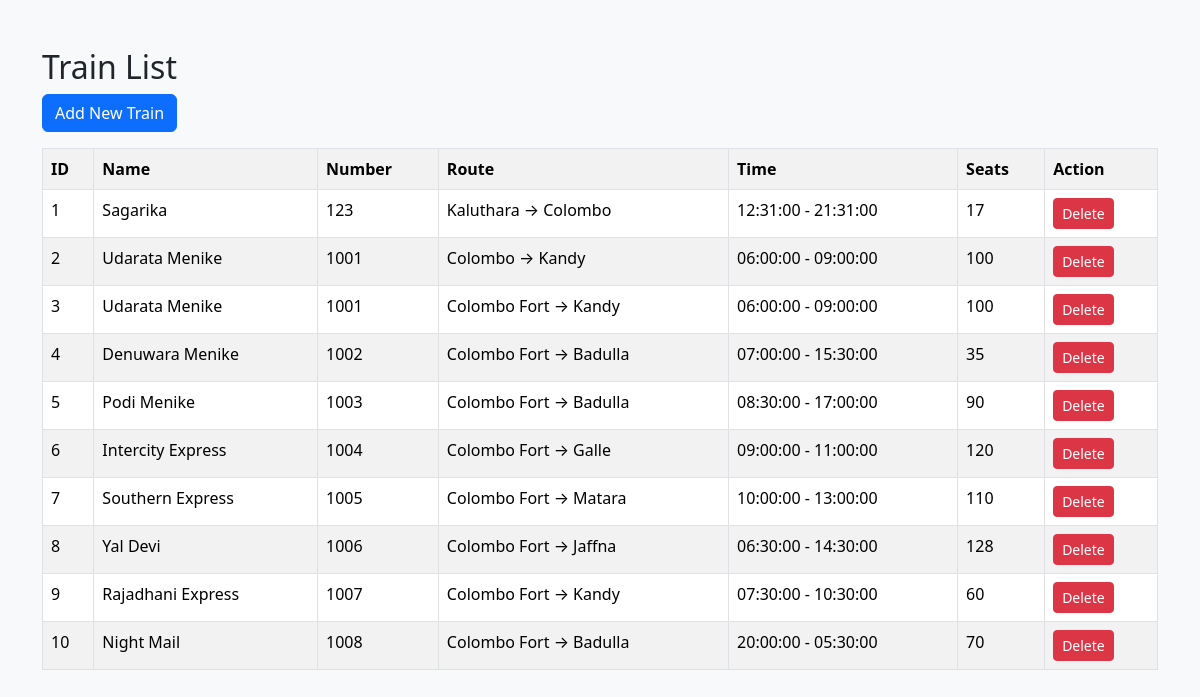
/view_trains.php, run on the app's committed database.
### tables this page shows
CREATE TABLE `trains` (
  `id` int(11) NOT NULL,
  `train_name` varchar(100) DEFAULT NULL,
  `train_number` varchar(20) DEFAULT NULL,
  `source_station` varchar(100) DEFAULT NULL,
  `destination_station` varchar(100) DEFAULT NULL,
  `departure_time` time DEFAULT NULL,
  `arrival_time` time DEFAULT NULL,
  `available_seats` int(11) DEFAULT NULL
);

### view_trains.php (the view, shortened to what this page needs)
<?php
include("db.php");
$result = mysqli_query($conn,"SELECT * FROM trains");
?>
<!DOCTYPE html>
<html>
<head>
<link href="https://cdn.jsdelivr.net/npm/bootstrap@5.3.3/dist/css/bootstrap.min.css" rel="stylesheet">
</head>
<body class="bg-light">
<div class="container mt-5">
<h2>Train List</h2>
<a href="add_train.php" class="btn btn-primary mb-3">Add New Train</a>
<table class="table table-bordered table-striped">
<tr>
<th>ID</th>
<th>Name</th>
<th>Number</th>
<th>Route</th>
<th>Time</th>
<th>Seats</th>
<th>Action</th>
</tr>
<?php while($row=mysqli_fetch_assoc($result)) { ?>
<tr>
<td><?= $row['id'] ?></td>
<td><?= $row['train_name'] ?></td>
<td><?= $row['train_number'] ?></td>
<td><?= $row['source_station'] ?> → <?= $row['destination_station'] ?></td>
<td><?= $row['departure_time'] ?> - <?= $row['arrival_time'] ?></td>
<td><?= $row['available_seats'] ?></td>
<td>
<a href="delete_train.php?id=<?= $row['id'] ?>" class="btn btn-danger btn-sm"
onclick="return confirm('Delete train?')">
Delete
</a>
</td>
</tr>
<?php } ?>
</table>
</div>
</body>
</html>

### data on the page
trains: id "1", train_name "Sagarika", train_number "123", source_station "Kaluthara", destination_station "Colombo", departure_time "12:31:00", arrival_time "21:31:00", available_seats "17"
trains: id "2", train_name "Udarata Menike", train_number "1001", source_station "Colombo", destination_station "Kandy", departure_time "06:00:00", arrival_time "09:00:00", available_seats "100"
trains: id "3", train_name "Udarata Menike", train_number "1001", source_station "Colombo Fort", destination_station "Kandy", departure_time "06:00:00", arrival_time "09:00:00", available_seats "100"
trains: id "4", train_name "Denuwara Menike", train_number "1002", source_station "Colombo Fort", destination_station "Badulla", departure_time "07:00:00", arrival_time "15:30:00", available_seats "35"
trains: id "5", train_name "Podi Menike", train_number "1003", source_station "Colombo Fort", destination_station "Badulla", departure_time "08:30:00", arrival_time "17:00:00", available_seats "90"
trains: id "6", train_name "Intercity Express", train_number "1004", source_station "Colombo Fort", destination_station "Galle", departure_time "09:00:00", arrival_time "11:00:00", available_seats "120"
trains: id "7", train_name "Southern Express", train_number "1005", source_station "Colombo Fort", destination_station "Matara", departure_time "10:00:00", arrival_time "13:00:00", available_seats "110"
trains: id "8", train_name "Yal Devi", train_number "1006", source_station "Colombo Fort", destination_station "Jaffna", departure_time "06:30:00", arrival_time "14:30:00", available_seats "128"
trains: id "9", train_name "Rajadhani Express", train_number "1007", source_station "Colombo Fort", destination_station "Kandy", departure_time "07:30:00", arrival_time "10:30:00", available_seats "60"
trains: id "10", train_name "Night Mail", train_number "1008", source_station "Colombo Fort", destination_station "Badulla", departure_time "20:00:00", arrival_time "05:30:00", available_seats "70"
